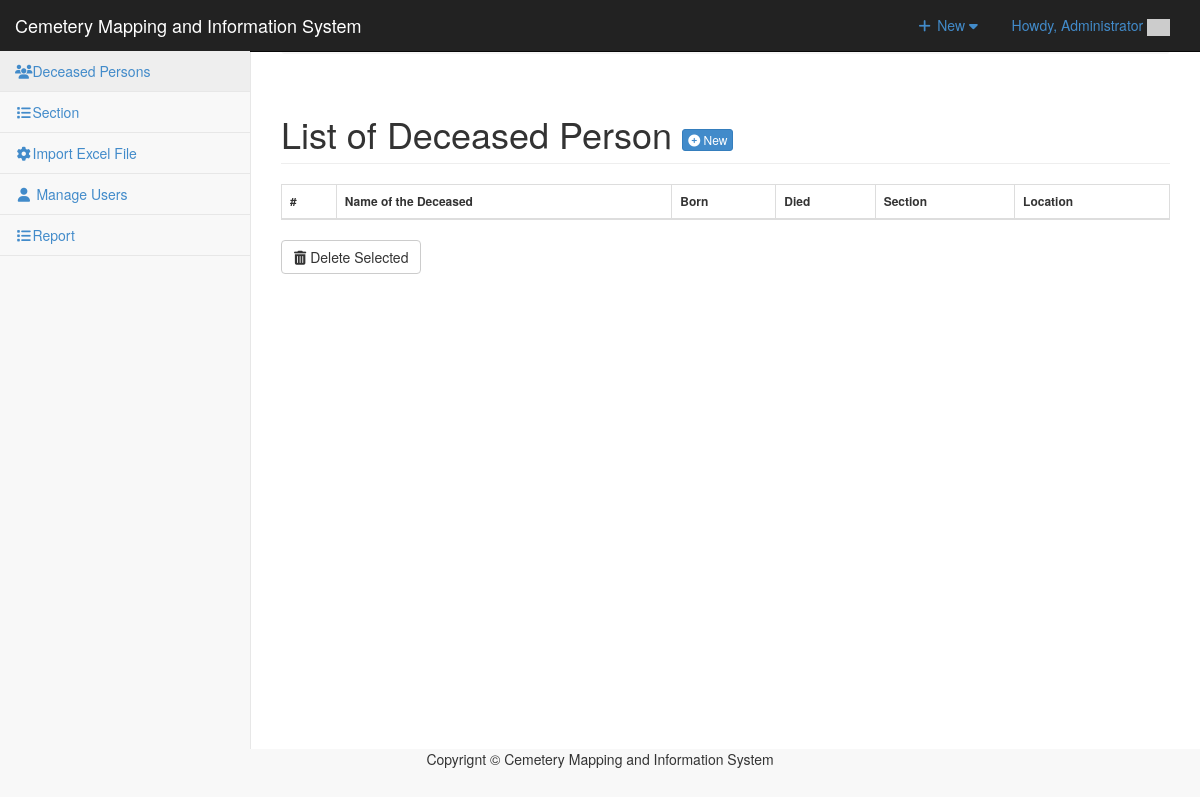
Before: /admin/person/index.php (signed in) with the older database file.
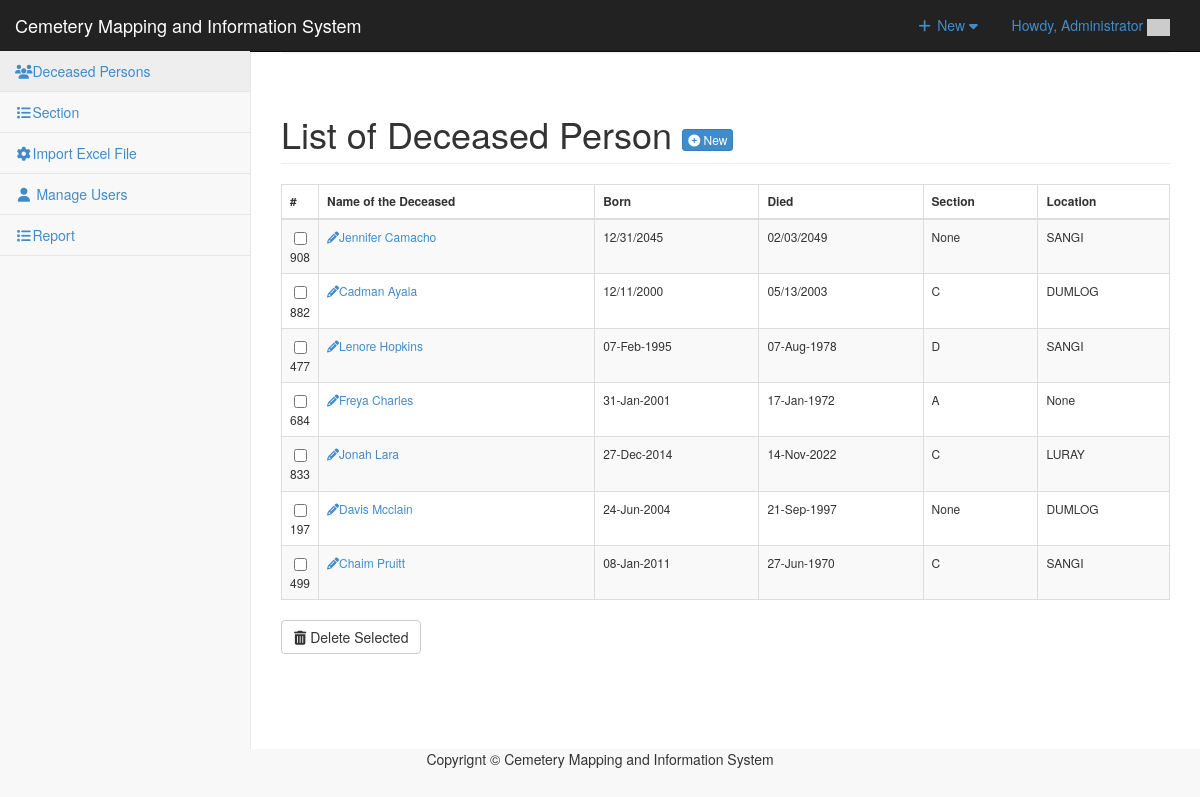
After: the same page with the newer database file.
### tables this page shows
CREATE TABLE `tblpeople` (
  `PEOPLEID` int(11) NOT NULL,
  `GRAVENO` int(11) NOT NULL,
  `FNAME` varchar(90) NOT NULL,
  `BORNDATE` varchar(30) NOT NULL,
  `DIEDDATE` varchar(30) NOT NULL,
  `CATEGORIES` varchar(30) NOT NULL,
  `LOCATION` varchar(90) NOT NULL
);

### admin/person/index.php (called while the page is built, shortened)
<?php
require_once ("../theme/templates.php");
?>

### include/database.php (called while the page is built, shortened)
<?php
class Database {
	var $sql_string = '';
	private $conn;
	public function open_connection() {
		$this->conn = mysqli_connect(server,user,pass);
		if(!$this->conn){
			echo "Problem in database connection! Contact administrator!";
			exit();
		}else{
			$db_select = mysqli_select_db($this->conn,database_name);
		}
	}
	function setQuery($sql='') {
		$this->sql_string=$sql;
	}
	function executeQuery() {
		$result = mysqli_query($this->conn,$this->sql_string);
		return $result;
	}
	private function confirm_query($result) {
		return $result;
	}
	function loadResultList( $key='' ) {
		$cur = $this->executeQuery();
		$array = array();
		while ($row = mysqli_fetch_object($cur)) {
			if ($key) {
				$array[$row->$key] = $row;
			} else {
				$array[] = $row;
			}
		}
		return $array;
	}
}
$mydb = new Database();
?>

### admin/person/list.php (the view, shortened to what this page needs)
<div class="row">
     	 <div class="col-lg-12">
          <h1 class="page-header">List of Deceased Person  <a href="index.php?view=add" class="btn btn-primary btn-xs  ">  <i class="fa fa-plus-circle fw-fa"></i> New</a>  </h1>
     		</div>
 		 </div>
	    <form action="controller.php?action=delete" Method="POST">
	    <div class="table-responsive">
		<table id="dash-table"  class="table table-striped table-bordered table-hover "  style="font-size:12px" cellspacing="0" >
		  <thead>
		  	<tr>
		  		<th>#</th>
		  		<th>Name of the Deceased</td>
		  		<th>Born</th>
		  		<th>Died</th>
		  		<th>Section</th>
		  		<th>Location</th>
		  	</tr>
		  </thead>
	  <tbody>
		  	<?php
		  		$query = "SELECT * FROM `tblpeople`";
		  		$mydb->setQuery($query);
		  		$cur = $mydb->loadResultList();
				foreach ($cur as $result) {
				$borndate =  $result->BORNDATE;
				$dieddate =  $result->DIEDDATE;
		  		echo '<tr>';
		  		echo '<td width="1%" align="center"><input type="checkbox" name="selector[]" id="selector[]" value="'.$result->PEOPLEID. '"/>'. $result->GRAVENO.'</td>';
		  				echo '<td><a title="edit" href="'.web_root.'admin/person/index.php?view=edit&id='.$result->PEOPLEID.'"><i class="fa fa-pencil "></i>'.$result->FNAME.'</a></td>';
		  		echo '<td>'. $borndate.'</td>';
		  		echo '<td>'. $dieddate.'</td>';
		  		echo '<td>'. $result->CATEGORIES.'</td>';
		  		echo '<td>'. $result->LOCATION.'</td>';
		  		echo '</tr>';
		  	}
		  	?>
		  </tbody>
		</table>
		<div class="btn-group">
		  <button type="submit" class="btn btn-default" name="delete"><i class="fa fa-trash fw-fa"></i> Delete Selected</button>
		</div>
		</div>
		</form>

Changed rows visible on the page:
added tblpeople: GRAVENO "908", FNAME "Jennifer Camacho", BORNDATE "12/31/2045", DIEDDATE "02/03/2049", CATEGORIES "None", LOCATION "SANGI"
added tblpeople: GRAVENO "882", FNAME "Cadman Ayala", BORNDATE "12/11/2000", DIEDDATE "05/13/2003", CATEGORIES "C", LOCATION "DUMLOG"
added tblpeople: GRAVENO "477", FNAME "Lenore Hopkins", BORNDATE "07-Feb-1995", DIEDDATE "07-Aug-1978", CATEGORIES "D", LOCATION "SANGI"
added tblpeople: GRAVENO "684", FNAME "Freya Charles", BORNDATE "31-Jan-2001", DIEDDATE "17-Jan-1972", CATEGORIES "A", LOCATION "None"
added tblpeople: GRAVENO "833", FNAME "Jonah Lara", BORNDATE "27-Dec-2014", DIEDDATE "14-Nov-2022", CATEGORIES "C", LOCATION "LURAY"
added tblpeople: GRAVENO "197", FNAME "Davis Mcclain", BORNDATE "24-Jun-2004", DIEDDATE "21-Sep-1997", CATEGORIES "None", LOCATION "DUMLOG"
added tblpeople: GRAVENO "499", FNAME "Chaim Pruitt", BORNDATE "08-Jan-2011", DIEDDATE "27-Jun-1970", CATEGORIES "C", LOCATION "SANGI"
